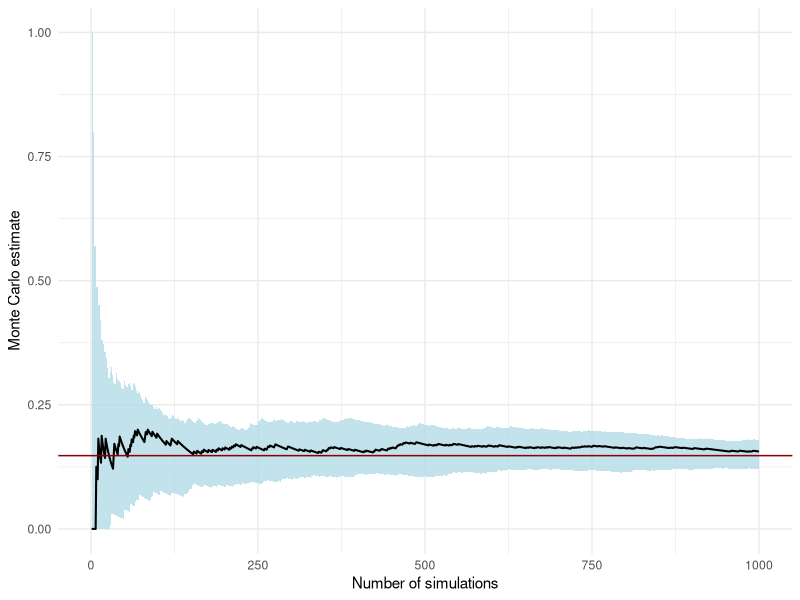
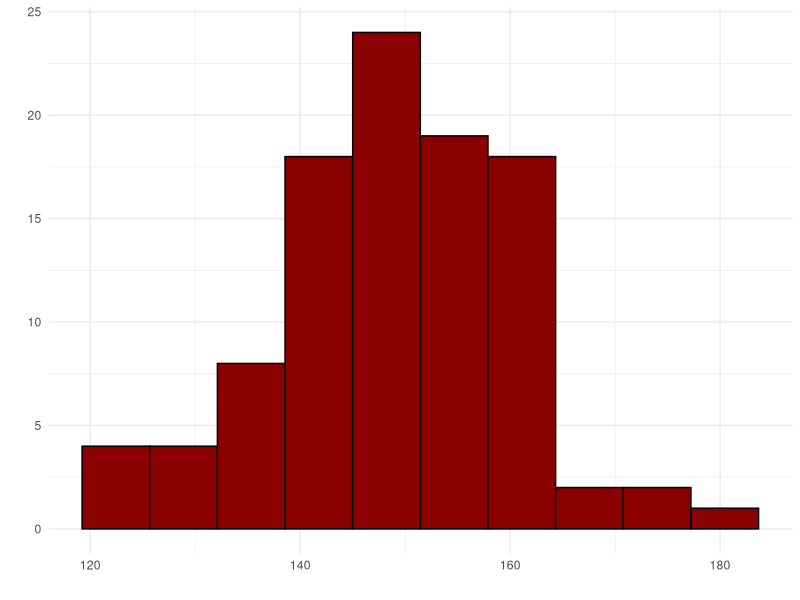
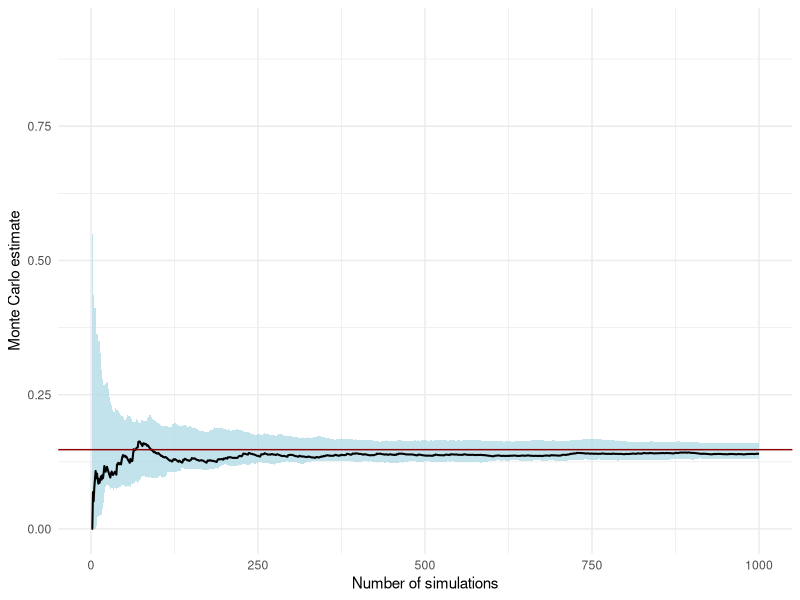
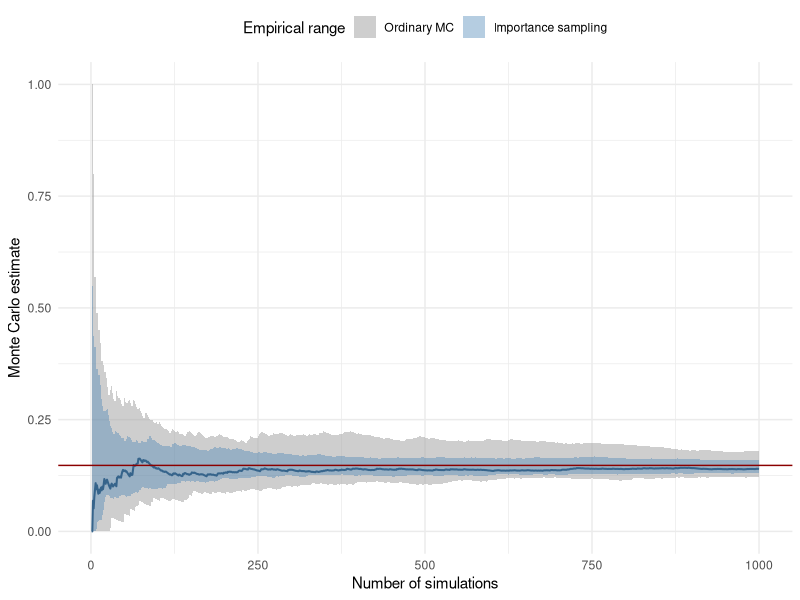
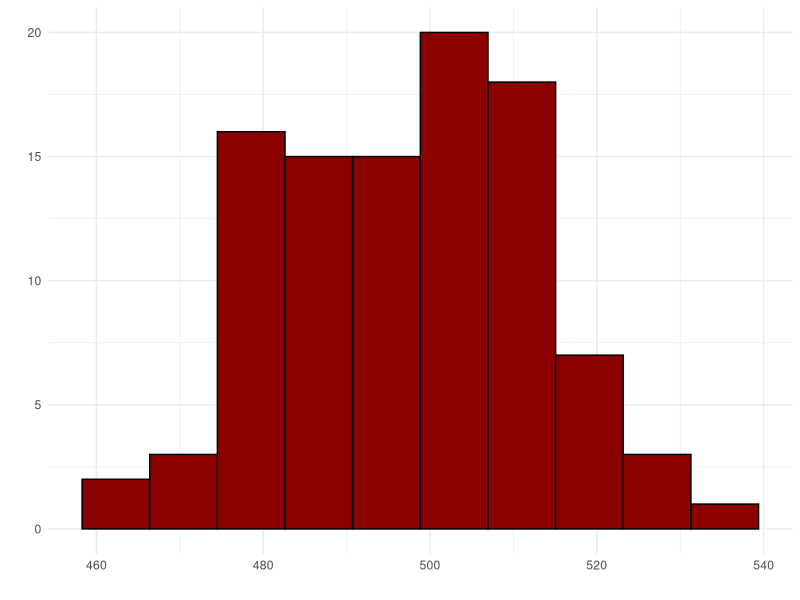

Recreate these plots in R, in order.
##########################################################
# Importance Sampling                    
# Author: Jose Antonio Perusquia Cortes
# Afil: Facultad de Ciencias - UNAM
# Module: Stochastic Simulation 
##########################################################

##########################################################
# Libraries 
library(ggplot2)      # Version 4.0.2
library(ggthemes)     # Version 5.2.0
library(dplyr)        # Version 1.2.0
##########################################################

##########################################################
# Objective: P(X >= a) for X ~ Cauchy(0, 1).
# Exact probability: 1/2 - atan(a)/pi.
set.seed(314)
a = 2
theta = .5 - atan(a)/pi

# We consider m independent Monte Carlo experiments
# each one of size n
m = 100
n = 1000
sims_MC = matrix(rcauchy(m*n),nrow=m,ncol=n,byrow=T)

# We count the number of Cauchy draws that are in the
# objective region and create the matrix of point 
# estimates
flag_MC = sims_MC>=2
theta_MC = t(apply(flag_MC,1,cummean))

# Point estimate (the first row) and empirical range
df_theta_MC = data.frame(
  n = 1:n,
  estimate = theta_MC[1, ],
  lower = apply(theta_MC, 2, min),
  upper = apply(theta_MC, 2, max)
)

ggplot(df_theta_MC, aes(x = n)) +
  geom_ribbon(
    aes(ymin = lower, ymax = upper),
    fill = "lightblue",
    alpha = 0.75
  ) +
  geom_line(
    aes(y = estimate),
    linewidth = 0.7
  ) +
  geom_hline(
    yintercept = theta,
    col = "darkred"
  ) +
  theme_minimal() +
  labs(
    x = "Number of simulations",
    y = "Monte Carlo estimate"
  )

# We can analyse the number of draws that actually
# contribute to the Monte Carlo point estimate
in_region_MC = apply(flag_MC,1,sum)
df_in_region_MC = data.frame(
  x = in_region_MC
)

# We have a binomial distribution of parameters
# n and theta, which gives a mean of n*theta
ggplot(data=df_in_region_MC,aes(x))+
  geom_histogram(bins=10,col='black',fill='darkred')+
  labs(x='',y='')+
  theme_minimal()
##########################################################

##########################################################
# Monte Carlo estimate using importance sampling using
# as proposal Cauchy(2,1)
sims_IS = matrix(rcauchy(n*m,location = 2),nrow=m,
                 ncol=n,byrow=T)

# We count the number of Cauchy draws that are in the
# objective region and create the matrix of point 
# estimates
flag_IS = sims_IS>=a
theta_IS = matrix(nrow=m,ncol=n)
for(i in 1:m){
  weight = (1+(sims_IS[i,]-2)^2)/(1+sims_IS[i,]^2)
  theta_IS[i,]= cumsum(flag_IS[i,]*weight)/(1:n)
}

# Point estimate and empirical range
df_theta_IS = data.frame(
  n = 1:n,
  estimate = theta_IS[1, ],
  lower = apply(theta_IS, 2, min),
  upper = apply(theta_IS, 2, max)
)

ggplot(df_theta_IS, aes(x = n)) +
  geom_ribbon(
    aes(ymin = lower, ymax = upper),
    fill = "lightblue",
    alpha = 0.75
  ) +
  geom_line(
    aes(y = estimate),
    linewidth = 0.7
  ) +
  geom_hline(
    yintercept = .5 - atan(2)/pi,
    col = "darkred"
  ) +
  theme_minimal() +
  labs(
    x = "Number of simulations",
    y = "Monte Carlo estimate"
  )

# Comparison between ordinary MC and IS
ggplot() +
  geom_ribbon(
    data = df_theta_MC,
    aes(x = n, ymin = lower, ymax = upper,
        fill = "Ordinary MC"),
    alpha = 0.55
  ) +
  geom_ribbon(
    data = df_theta_IS,
    aes(x = n, ymin = lower, ymax = upper,
        fill = "Importance sampling"),
    alpha = 0.40
  ) +
  geom_line(
    data = df_theta_IS,
    aes(x = n, y = estimate),
    color = "steelblue4",
    linewidth = 0.7
  ) +
  geom_hline(
    yintercept = theta,
    color = "darkred"
  ) +
  scale_fill_manual(
    name = "Empirical range",
    values = c(
      "Ordinary MC" = "grey65",
      "Importance sampling" = "steelblue"
    ),
    breaks = c("Ordinary MC", "Importance sampling")
  ) +
  theme_minimal() +
  theme(
    legend.position = "top"
  ) +
  labs(
    x = "Number of simulations",
    y = "Monte Carlo estimate"
  )

# In region values of the proposal distribution
in_region_IS = apply(flag_IS,1,sum)
df_in_region_IS = data.frame(
  x = in_region_IS
)

# We have a binomial distribution of parameters
# n and 0.5, which gives a mean of n/2
ggplot(data=df_in_region_IS,aes(x))+
  geom_histogram(bins=10,col='black',fill='darkred')+
  labs(x='',y='')+
  theme_minimal()
##########################################################
